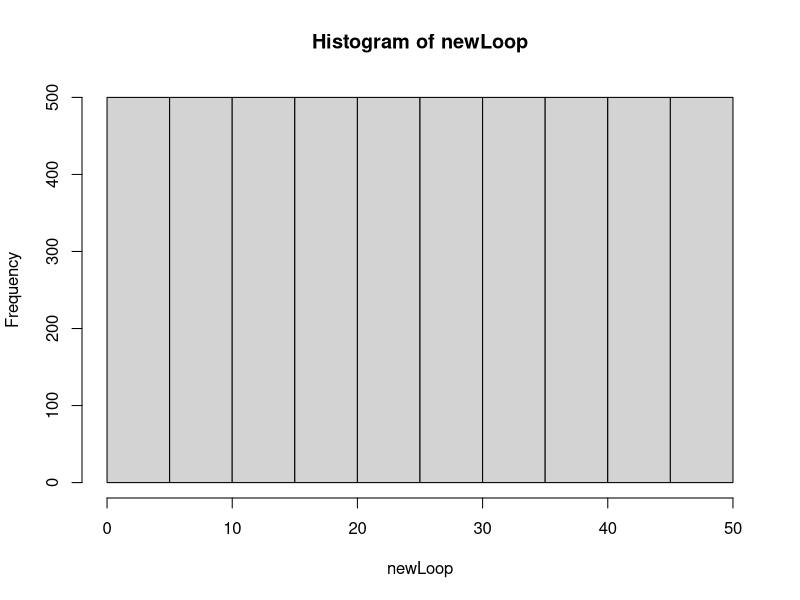
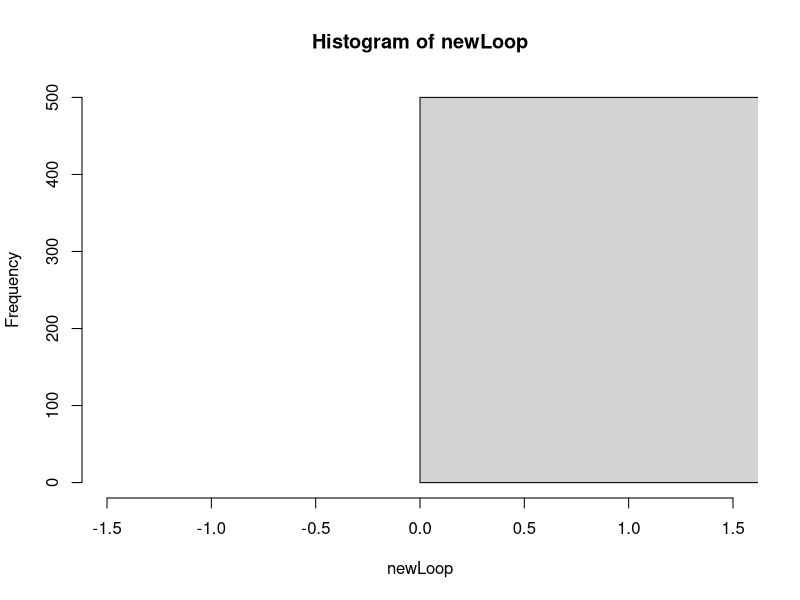
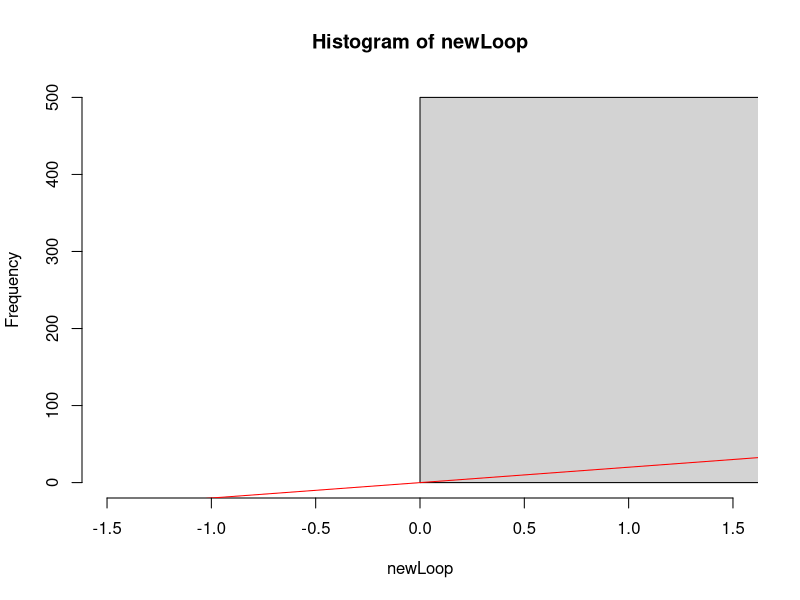

Here is the R script that generated these plots, in order:
## ---- chunk 1
# 1.  Let's begin by defining two variables -- call them X1 and X2 that contain 50 samples from
# a (continuous) uniform distribution on (0,1):

X1 <- sample(1:50)
X2 <- sample(1:50)

runif(X1, min = 0, max = 1)
runif(X2, min = 0, max = 1)


# 2.  Now define another variable called 'epsilon' that contains 50 random samples from a normal distribution with mean 0 and variance 0.1:
epsilon <- rnorm(50, mean = 0, sd = 0.1)

# 3.  Change the name of 'epsilon' to 'eps'

eps <- epsilon

# 4.  Now define a variable called 'Y' that is the sum of the 3 variables previously defined:
Y <- sum(X1, X2, eps)
Y

# 5.  Make a dataframe called 'df' that consists of the variables Y, X1, and X2:

df <- data.frame(Y, X1, X2)
df

## ---- chunk 2

# 6.  Check the dimension of this dataframe:
dim(df)

# 7.  Print the dataframe.  Note that it's likely too much to fit on your screen so just look at the beginning and end of it using the 'head' and 'tail' functions:
df
head(df)
tail(df)

# 8.  Get the names of this dataframe:
names <- names(df)
names

# 9.  Change the names of the variables to thier lowercase versions (y, x1, and x2)
tolower(names)


# 10.  Built a linear model called 'lm.orig' where y is regressed on all other variables.  Your code should work regardless of how many variables are in the dataframe:

#lm.orig <- lm(formula= Y ~ X1+X2, data = df )
lm.origin <- lm(df)

## ---- chunk 3

# 11. Print the summary of this model:
summary(lm.origin)

# 12.  Check what kind of object lm.orig is using the 'class' function:
typeof(lm.origin)

# 13.  Note that the 'summary' function returns a list of various objects.  Use one line of code to show both the names of the items in the list as well as their values:
summary(list(lm.origin))

# 14.  Using one line of code and the '$', make a new variable called 'coef' that stores the 
# 'coefficients' that get returned from the summary of the linear model:
coef <- summary(lm.origin)$coefficients

# 15.  What class of object is 'coef'?
class(coef)
## ---- chunk 4

# 16.  Get the row names of coef:
row.names(coef)

# 17.  Save the coefficient estimate for x2 as 'est1'
est1 <- X2

# 18.  Now create a new variable called 'x2.perm' that is simply a shuffled version (i.e. a permutation) of x2:

x2.perm <- X2
# 19.  Now create a new dataframe called 'df.perm' where x2 is replaced by x2.perm:
df.perm <- X2
X2 <- x2.perm
X2

# 20.  Now rebuild the linear model from step 10 using this new dataset and call it lm.perm:
lm.perm <- sample(1:50)
runif(lm.perm, min = 0, max = 1)
rnorm(50, mean = 0, sd = 0.1)
sum(lm.perm)
data.frame(lm.perm)
dim(lm.perm)
lm.perm
head(lm.perm)
tail(lm.perm)
names(lm.perm)
tolower(lm.perm)


# Note that the coefficient estimate for x2 in the new linear model is (or at least should be) much
# less than the original estimate saved as est1.  Think about why that is (you don't need to write
# anything here).

# 21.  Now let's repeat the above process many times.  Make a 'for' loop that repeats 'nsim' times where nsim is a variable whose value is 100.  Each time through the loop, you should create a permutation of x2, put it in a dataframe, built a linear model, and save the coefficient estimate for x2.  Your loop should output a vector with the 100 coefficient estimates and that vector should be prespecified (pre-allocated) before the loop:

nsim <- 100

newLoop <- replicate(nsim, X2)
newLoop

# 22.  Make a histogram of the coefficient estimates calculated in the previous loop:
hist(newLoop)

# 23.  Now change the histogram so that the x-axis goes from -1.5 to 1.5:
hist(newLoop, xlim = c(-1.5, 1.5))

# 24.  Now add a vertical line in red corresponding to location of your original coefficient 
# estimate:
hist(newLoop, xlim = c(-1.5, 1.5))
abline(0, newLoop, col = c("red"))

# It's quite likely that all of the new coefficient estimates are less than your original estimate.
# Again, make sure it's clear to you why that is.  Your histogram should be centered around 0.  
# Re-run all of the above steps (starting with the loop) using 1000 simulations instead of 100
# to make sure you see the same kind of output.  You should be able to do this by only changing
# the value of nsim:

